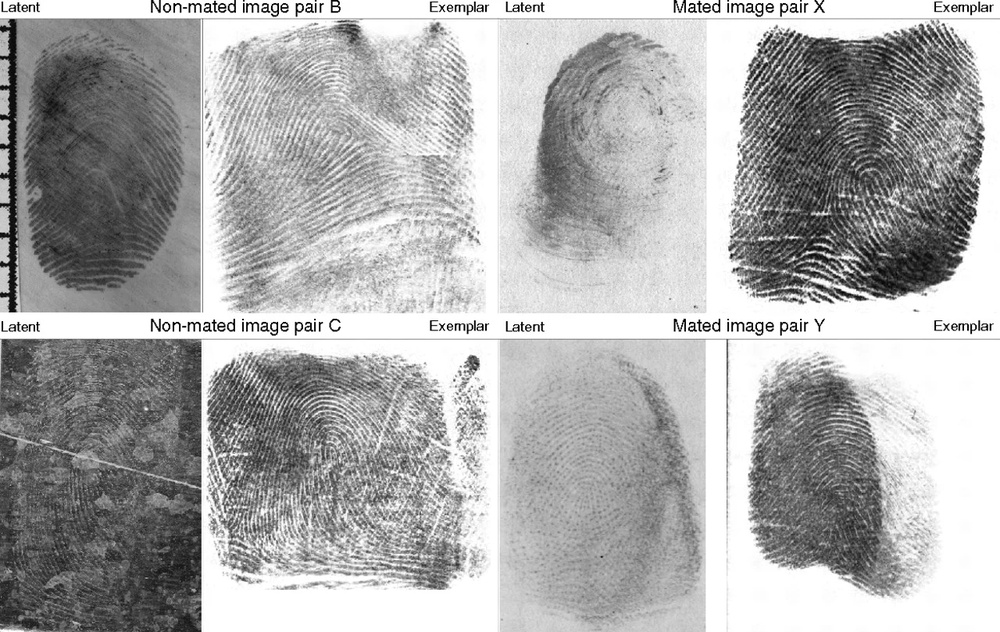
#> input picture latent.jpg, 1000 x 632 px, shrunk from 1280 x 809 before the run
$ python 'Jeremy Pretty Latent Fingerprint.py'
#> lines starting #> are read from the running program, lines starting #| are printed output that depends on the picture; after the words box and inside, x2 and y2 are one past the last pixel; in counts of white or black regions, pixels touching at a corner belong together
# Jeremy Pretty
# CSC 515 Module 5 Crit Latent Fingerprint
# March 18, 2023
import cv2
import numpy as np
import os

def enhance_fingerprint(image_path):
    # Read the latent fingerprint image
#> called with image_path = 'latent.jpg'
    fingerprint = cv2.imread(image_path, cv2.IMREAD_GRAYSCALE)
#> fingerprint is the input picture: shape (632, 1000); min 0, max 255, mean 172.7

    # Apply adaptive thresholding to highlight the fingerprint pattern
    fingerprint = cv2.adaptiveThreshold(fingerprint, 255, cv2.ADAPTIVE_THRESH_GAUSSIAN_C, cv2.THRESH_BINARY, 11, 2)
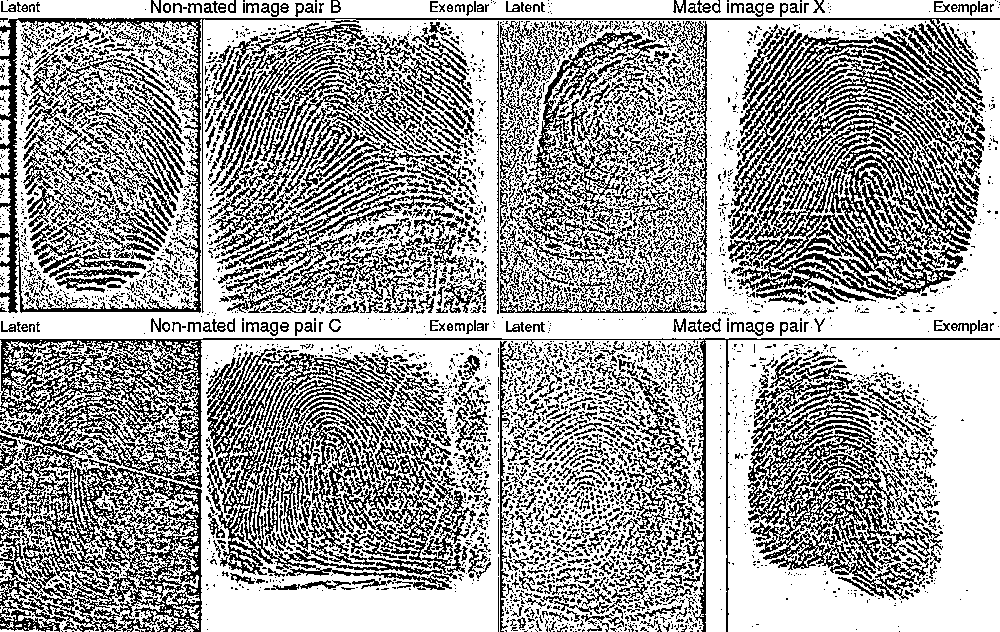
#> fingerprint: shape (632, 1000); 63.5% white; black in thin lines or dots

    # Define the structuring element for morphological operations
    kernel = np.ones((3, 3), np.uint8)

    # Perform erosion to remove noise
    eroded_fingerprint = cv2.erode(fingerprint, kernel, iterations=1)
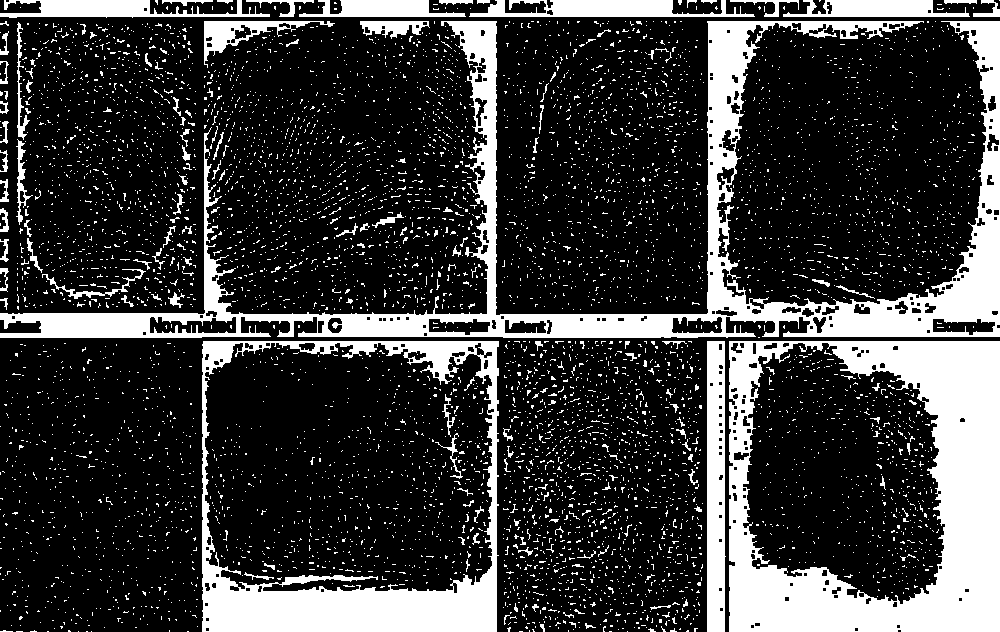
#> eroded_fingerprint: shape (632, 1000); 22.8% white; 6309 white regions (6160 under 20 px), largest, box (x1, y1, x2, y2) and area: (0, 21, 1000, 338) 43169, (729, 341, 1000, 632) 37873, (202, 341, 499, 632) 20874

    # Perform dilation to enhance the fingerprint ridges
    dilated_fingerprint = cv2.dilate(eroded_fingerprint, kernel, iterations=1)
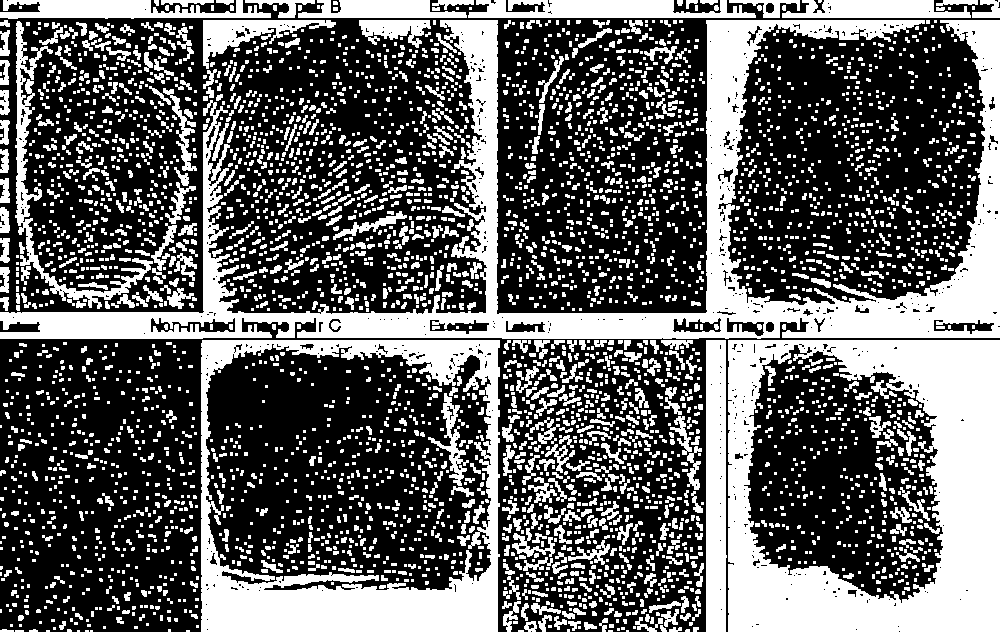
#> dilated_fingerprint: shape (632, 1000); 38.6% white; 4362 white regions (3057 under 20 px), largest, box (x1, y1, x2, y2) and area: (0, 20, 1000, 339) 56089, (728, 340, 1000, 632) 41902, (201, 340, 500, 632) 26073

    # Perform opening (erosion followed by dilation) to remove small artifacts
    opened_fingerprint = cv2.morphologyEx(dilated_fingerprint, cv2.MORPH_OPEN, kernel)

    # Perform closing (dilation followed by erosion) to close small gaps in the ridges
    enhanced_fingerprint = cv2.morphologyEx(opened_fingerprint, cv2.MORPH_CLOSE, kernel)
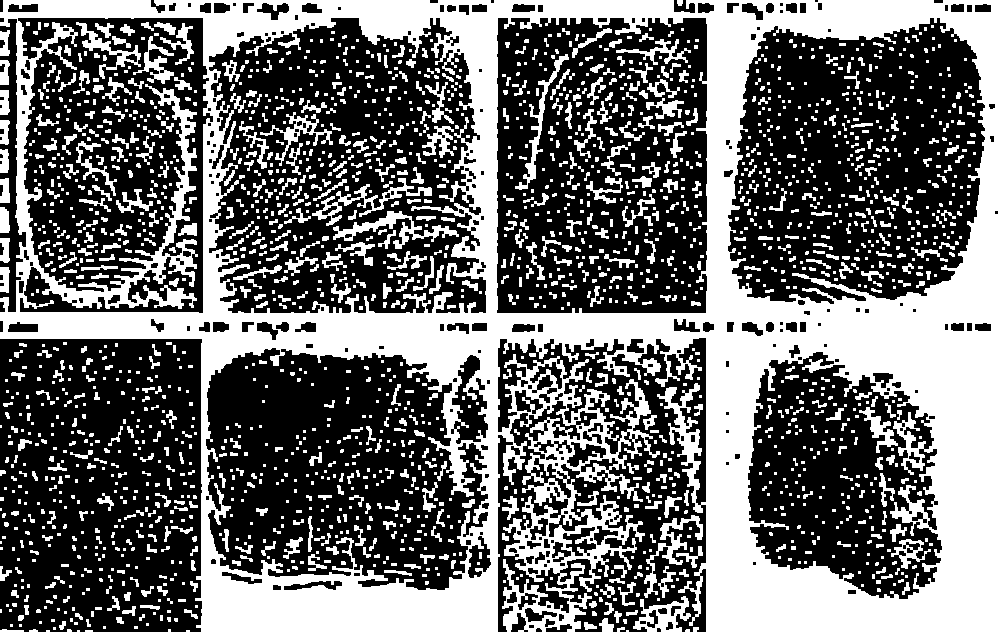
#> enhanced_fingerprint: shape (632, 1000); 42% white; 2250 white regions (1424 under 20 px), largest, box (x1, y1, x2, y2) and area: (0, 0, 1000, 632) 197373, (333, 211, 459, 249) 1218, (312, 178, 432, 226) 1135

    return eroded_fingerprint, dilated_fingerprint, opened_fingerprint, enhanced_fingerprint

# Example usage
if __name__ == "__main__":
    #Filepath to the fingerprint
    latent_fingerprint = os.path.join(os.path.dirname(__file__), 'latent.jpg')
    eroded_image, dilated_image, opened_image, enhanced_image = enhance_fingerprint(latent_fingerprint)

    # Show the original and processed fingerprint images
    cv2.imshow("Original Fingerprint", cv2.imread(latent_fingerprint, cv2.IMREAD_GRAYSCALE))
    cv2.imshow("Eroded Fingerprint", eroded_image)
    cv2.imshow("Dilated Fingerprint", dilated_image)
    cv2.imshow("Opened Fingerprint", opened_image)
    cv2.imshow("Enhanced Fingerprint", enhanced_image)
    cv2.waitKey(0)
    cv2.destroyAllWindows()
